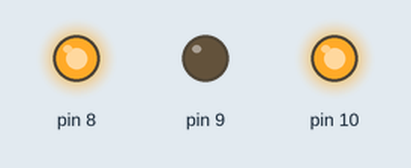
Recording of a sketch running on a simulated Arduino Uno, built with avr-gcc and run on an emulated ATmega328P. On the bench: output pins drawn as LEDs (lit = HIGH).

Above: at 1.5 s.
At 6.5 s:
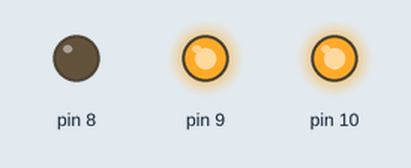
At 9.0 s:
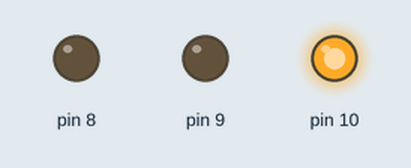
Timing chart, 0 to 11.5 s (numbered marks = the images above):
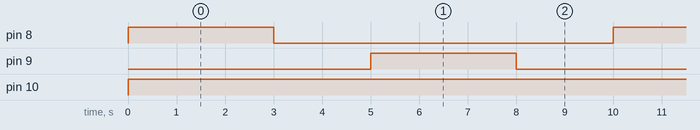

Measured:
- by itself, pin 8, pin 9: alternates HIGH for 3.0 s and LOW for 7.0 s
- by itself, pin 10: LOW → HIGH at 0.00 s
- by itself, everything shown: repeats every 10.0 s, in 4 steps

The sketch:

ronaldo.in.ino
```cpp
#define F_CPU 16000000UL

#include <avr/io.h>
#include <util/delay.h>

int main(void)
{
  DDRB|=(1<<PB0) | (1<<PB1) | (1<<PB2);

  while(1)
  {

    PORTB |=(1<<PB2);
    PORTB |=(1<<PB0);
    PORTB &= ~(1<<PB1);

    _delay_ms(3000);
    PORTB &= ~((1<<PB0) | (1<<PB1));

    _delay_ms(2000);

    PORTB |=(1<<PB1);
    PORTB &= ~(1<<PB0);

    _delay_ms(3000);
    PORTB &= ~((1<<PB0) | (1<<PB1));

    _delay_ms(2000);
  }
}
```
